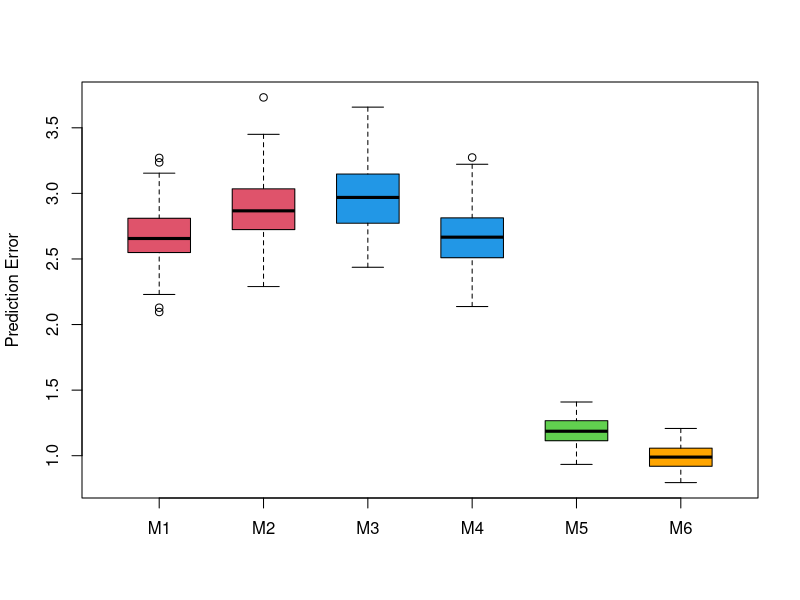
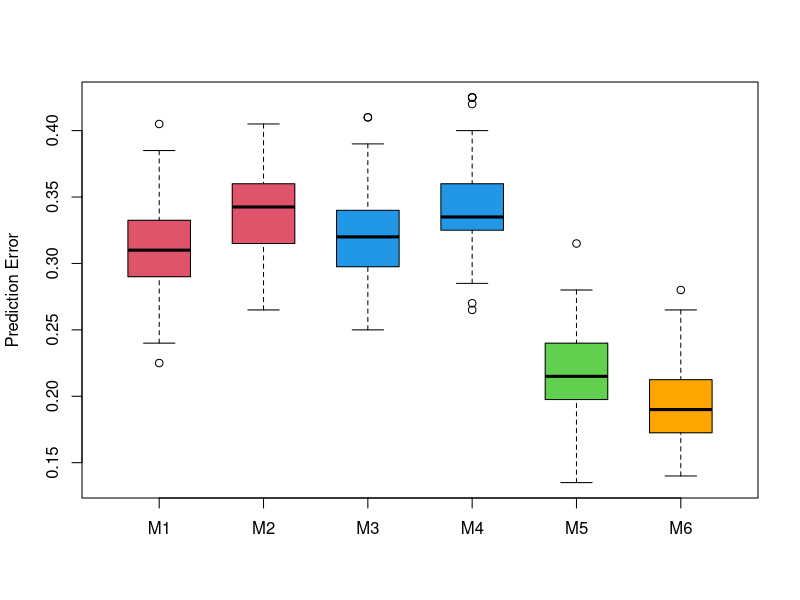

The R source for these figures, in order:
# 1. Quantitative outcome 

# install.packages('glmnet')
library(glmnet)

# Generate X matrix and Y vector
sim.fun <- function(n, p, beta, family=c("gaussian", "binomial")) {
  family <- match.arg(family)
  if (family=="gaussian") {
    x <- matrix(rnorm(n*p), n, p)
    y <- x %*% beta + rnorm(n)
  }
  else {
    x <- matrix(rnorm(n*p), n, p)
    xb <- x %*% beta
    z <- exp(xb) / (1+exp(xb))
    u <- runif(n)
    y <- rep(0, n)
    y[z > u] <- 1
  }
  list(x=x, y=y)
}

# Configure dimension of n, p and beta
set.seed(1234)
n <- 200
p <- 2000
beta <- rep(0, p)
beta[1:20] <- runif(20, -1, 1)

# Generate x and y 
sim <- sim.fun(n, p, beta)
x <- sim$x; y <- sim$y

# Fit the lasso with two different lambda values
# b hat is inferred regression coefficients : M1, M2 
g <- cv.glmnet(x, y, alpha=1, nfolds = 10)
bhat1 <- coef(g, s="lambda.min")
bhat2 <- coef(g, s="lambda.1se")
# Check coefficients with value is not 0. 
wh1 <- which(as.matrix(bhat1)!=0)
w1 <- wh1[-1]-1
wh2 <- which(as.matrix(bhat2)!=0)
w2 <- wh2[-1]-1

# Compute ordinary least square estimates (unbiased estimates)
bhat3 <- bhat4 <- bhat5 <- rep(0, p+1)
bhat3[wh1] <- lm(y ~ x[, w1])$coef
bhat4[wh2] <- lm(y ~ x[, w2])$coef
bhat5[1:21] <- lm(y ~ x[, 1:20])$coef

set.seed(56789)
# Generate test sets
test <- sim.fun(n, p, beta)
xt <- cbind(1, test$x)
yt <- test$y

# Test set prediction errors of 6 coefficient estimates
mean((yt - xt %*% bhat1)^2) # lasso_lambda.min (M1)
mean((yt - xt %*% bhat2)^2) # lasso_lambda.1se (M2)
mean((yt - xt %*% bhat3)^2) # least square_lambda.min (M3)
mean((yt - xt %*% bhat4)^2) # least square_lambda.1se (M4)
mean((yt - xt %*% bhat5)^2) # least square_nonzero beta (M5)
mean((yt - xt %*% c(0, beta))^2) # true beta (M6)

# Calculate TE repeatedly
set.seed(1)
# Generate new test sets 100 times
K <- 100
pred <- matrix(NA, K, 6)
for (i in 1:K) {
  test <- sim.fun(n, p, beta)
  xt <- cbind(1, test$x)
  yt <- test$y
  
  pred[i, 1] <- mean((yt - xt %*% bhat1)^2)
  pred[i, 2] <- mean((yt - xt %*% bhat2)^2)
  pred[i, 3] <- mean((yt - xt %*% bhat3)^2)
  pred[i, 4] <- mean((yt - xt %*% bhat4)^2)
  pred[i, 5] <- mean((yt - xt %*% bhat5)^2)
  pred[i, 6] <- mean((yt - xt %*% c(0, beta))^2)
}

apply(pred, 2, mean)
boxplot(pred, col=c(2,2,4,4,3,"orange"), boxwex=0.6,
        names=c("M1", "M2", "M3", "M4", "M5", "M6"),
        ylab="Prediction Error")  

# 2. Binary Outcome 

set.seed(111)
n <- 200
p <- 2000
beta <- rep(0, p)
beta[1:20] <- runif(20, -1, 1)
sim <- sim.fun(n, p, beta, family="binomial")
x <- sim$x; y <- sim$y

## Classification Error
class.fun <- function(test.x, test.y, beta, k=0.5) {
  # xb : calculate x % coefficients
  xb <- test.x %*% beta
  # exb : inferred probability of xb 
  exb <- exp(xb) / (1 + exp(xb))
  y <- rep(0, length(test.y))
  y[as.logical(exb > k)] <- 1
  min(mean(test.y!=y), mean(test.y!=(1-y)))
}

g <- cv.glmnet(x, y, alpha=1, nfolds = 10, family="binomial")
bhat1 <- coef(g, s="lambda.min")
bhat2 <- coef(g, s="lambda.1se")
wh1 <- which(as.matrix(bhat1)!=0)
wh2 <- which(as.matrix(bhat2)!=0)
bhat3 <- bhat4 <- bhat5 <- rep(0, p+1)
w1 <- wh1[-1]-1; w2 <- wh2[-1]-1
bhat3[wh1] <- glm(y ~ x[, w1], family="binomial")$coef
bhat4[wh2] <- glm(y ~ x[, w2], family="binomial")$coef
bhat5[1:21] <- glm(y ~ x[, 1:20], family="binomial")$coef

# Generate test sets
set.seed(56789)
test <- sim.fun(n, p, beta, family="binomial")
xt <- cbind(1, test$x); yt <- test$y

# Prediction error comparison
class.fun(xt, yt, bhat1) # lasso_lambda.min (M1)
class.fun(xt, yt, bhat2) # lasso_lambda.1se (M2)
class.fun(xt, yt, bhat3) # least square_lambda.min (M3)
class.fun(xt, yt, bhat4) # least square_lambda.1se (M4)
class.fun(xt, yt, bhat5) # least square_nonzero beta (M5)
class.fun(xt, yt, c(0, beta)) # true beta (M6)

# Calculate TE repeatedly
set.seed(35791)

# Generate new test sets 100 times
K <- 100
pred <- matrix(NA, K, 6)
for (i in 1:K) {
  test <- sim.fun(n, p, beta, family="binomial")
  xt <- cbind(1, test$x)
  yt <- test$y
  
  pred[i, 1] <- class.fun(xt, yt, bhat1)
  pred[i, 2] <- class.fun(xt, yt, bhat2)
  pred[i, 3] <- class.fun(xt, yt, bhat3)
  pred[i, 4] <- class.fun(xt, yt, bhat4)
  pred[i, 5] <- class.fun(xt, yt, bhat5)
  pred[i, 6] <- class.fun(xt, yt, c(0, beta))
}

apply(pred, 2, mean)
boxplot(pred, col=c(2,2,4,4,3,"orange"), boxwex=0.6,
        names=c("M1", "M2", "M3", "M4", "M5", "M6"),
        ylab="Prediction Error")  